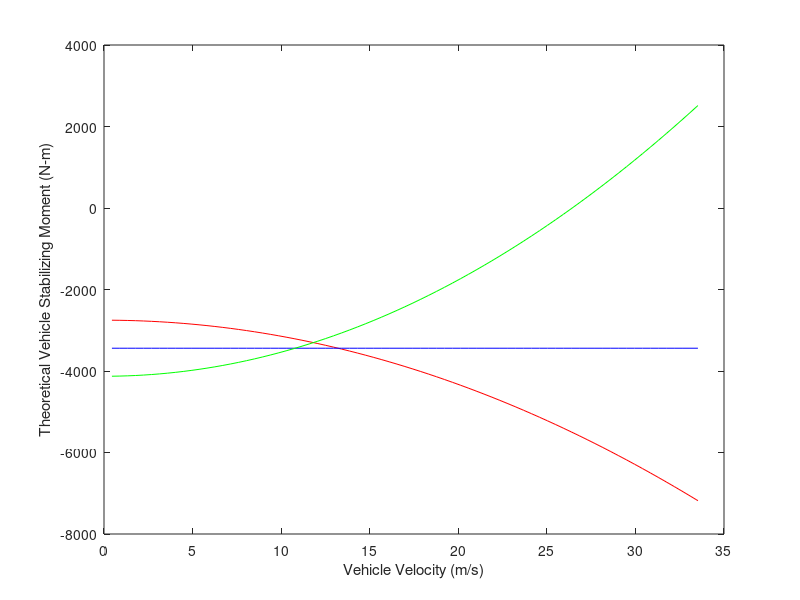

The MATLAB source for this figure: (Note: this script raises an error after producing the figure.)
%% Clear workspace
close all;
clear;
clc;

%% Given data
m = 120*14.594; % kg
l = 9/3.281; % m
C = 350*4.4482189159*(180/pi); % N/rad
R = 320/3.281; % m
a1 = 3.6/3.281; b1 = 5.4/3.281; % 60% front load distribution
a2 = 4.5/3.281; b2 = 4.5/3.281; % 50% front load distribution
a3 = 5.4/3.281; b3 = 3.6/3.281; % 40% front load distribution

%% Question A
v = 30/2.237; % m/s
% Damping in Sideslip (YB)
YB1 = -(2*C);
YB2 = -(2*C);
YB3 = -(2*C);
% Lateral Force / Yaw Coupling (Yr)
Yr1 = (C*(b1-a1))/v;
Yr2 = (C*(b2-a2))/v;
Yr3 = (C*(b3-a3))/v;
% Control Force Derivative (Yd)
Yd1 = C;
Yd2 = C;
Yd3 = C;
% Static Directional Stability (NB)
NB1 = C*(b1-a1);
NB2 = C*(b2-a2);
NB3 = C*(b3-a3);
% Yaw Damping (Nr)
Nr1 = -(C*(b1^2+a1^2))/v;
Nr2 = -(C*(b2^2+a2^2))/v;
Nr3 = -(C*(b3^2+a3^2))/v;
% Control Moment Derivative (Nd)
Nd1 = a1*C;
Nd2 = a2*C;
Nd3 = a3*C;
% Stability Derivatives
SD = [60 YB1 Yr1 Yd1 NB1 Nr1 Nd1;
      50 YB2 Yr2 Yd2 NB2 Nr2 Nd2;
      40 YB3 Yr3 Yd3 NB3 Nr3 Nd3];
fprintf('2A\n');
fprintf('Front Load   YB         Yr        Yd        NB        Nr        Nd\n');
disp(SD);
fprintf('\n')

%% Question B
UG1 = (m*(b1-a1))/(l*C);
UG2 = (m*(b2-a2))/(l*C);
UG3 = (m*(b3-a3))/(l*C);
K1 = UG1/l;
K2 = UG2/1;
K3 = UG3/l;
fprintf('2B\n');
fprintf('Stability factor at 60%% front load is %f rad.s^2.m^-2\n', K1);
fprintf('Stability factor at 50%% front load is %f rad.s^2.m^-2\n', K2);
fprintf('Stability factor at 40%% front load is %f rad.s^2.m^-2\n', K3);
fprintf('\n')

%% Question C
vc1 = sqrt(-1/K1);
vc2 = sqrt(-1/K2);
vc3 = sqrt(-1/K3);
fprintf('2C\n');
fprintf('Critical speed at 60%% front load is (%f + %f j) m/s (i.e. DOES NOT EXIST!)\n', real(vc1), imag(vc1));
fprintf('Critical speed at 50%% front load is (%f + %f j) m/s (i.e. DOES NOT EXIST!)\n', real(vc2), imag(vc2));
fprintf('Critical speed at 40%% front load is (%f + %f j) m/s (i.e. %f m/s)\n', real(vc3), imag(vc3), vc3);
fprintf('\n')

%% Question D
d = l/2;
fprintf('2D\n');
fprintf('Distance from the neutral steer point to the front tire is %f m\n', d);
fprintf('\n')

%% Question E
SM1 = (d-a1)/l;
SM2 = (d-a2)/l;
SM3 = (d-a3)/l;
fprintf('2E\n');
fprintf('Stability factor at 60%% front load is %f\n', SM1);
fprintf('Stability factor at 50%% front load is %f\n', SM2);
fprintf('Stability factor at 40%% front load is %f\n', SM3);
fprintf('\n')

%% Question F
v = 0:(1/2.237):(75/2.237); % m/s
r = v/R; % m
B1 = (b1/R)-((a1*m*v.^2)/(l*R*C));
B2 = (b2/R)-((a2*m*v.^2)/(l*R*C));
B3 = (b3/R)-((a3*m*v.^2)/(l*R*C));
Nr1 = -(C*(b1^2+a1^2))./v;
Nr2 = -(C*(b2^2+a2^2))./v;
Nr3 = -(C*(b3^2+a3^2))./v;
VSM1 = (NB1*B1)+(Nr1.*r);
VSM2 = (NB2*B2)+(Nr2.*r);
VSM3 = (NB3*B3)+(Nr3.*r);
figure(1)
plot(v,VSM1,'color','red')
hold on
plot(v,VSM2,'color','blue')
plot(v,VSM3,'color','green')
xlabel("Vehicle Velocity (m/s)")
ylabel("Theoretical Vehicle Stabilizing Moment (N-m)")
legend("60% Front Load", "50% Front Load", "40% Front Load", "Location","NW")

%% Question G
dA = l/R; % Ackermann Steering Angle (rad)
d1 = dA+(UG1*(v.^2/R));
d2 = dA+(UG2*(v.^2/R));
d3 = dA+(UG3*(v.^2/R));
VCM1 = Nd1*d1;
VCM2 = Nd2*d2;
VCM3 = Nd3*d3;
figure(2)
plot(VSM1,VCM1,'color','red')
hold on
plot(VSM2,VCM2,'*','color','blue')
plot(VSM3,VCM3,'color','green')
xlabel("Vehicle Stabilizing Moment (N-m)")
ylabel("Vehicle Control Moment (N-m)")
legend("60% Front Load", "50% Front Load", "40% Front Load", "Location","NE")